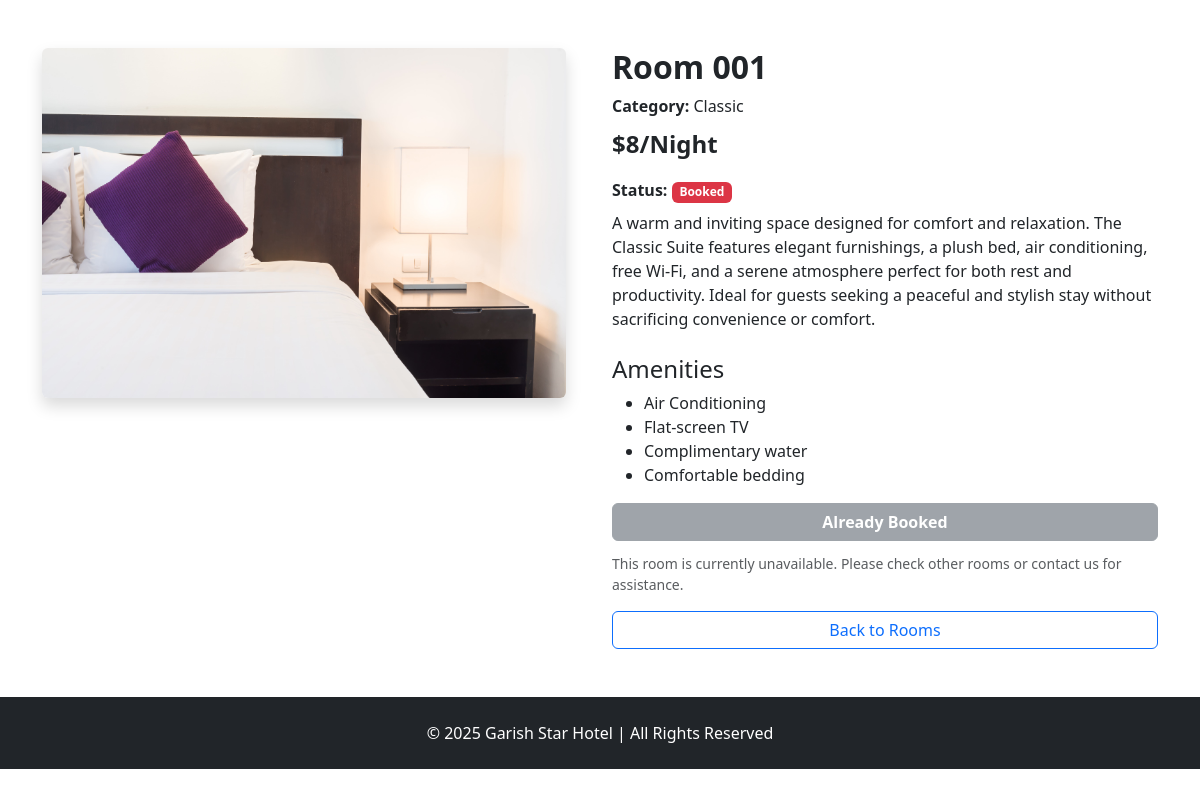
Screenshot of /room.php?id=1 with the database file from the repository.
### tables this page shows
CREATE TABLE IF NOT EXISTS `garish_rooms` (
  `id` int NOT NULL AUTO_INCREMENT,
  `name` varchar(20) NOT NULL,
  `category` varchar(50) NOT NULL,
  `price_per_night` int NOT NULL,
  `room_description` varchar(500) NOT NULL,
  `room_image` varchar(500) NOT NULL,
  `instock` tinyint(1) NOT NULL,
  PRIMARY KEY (`id`)
);

### room.php (the view, shortened to what this page needs)
<?php
require "config/garish-connect.php";
$id = $_GET["id"];
$sql = "SELECT * FROM garish_rooms WHERE id = ?";
$stmt = $pdo->prepare($sql);
$stmt->execute([$id]);
$room = $stmt->fetch(PDO::FETCH_ASSOC);
?>
<!DOCTYPE html>
<html lang="en">
<head>
    <link rel="stylesheet" href="assets/bootstrap/css/bootstrap.css">
    <link href="assets/css/style.css" rel="stylesheet">
</head>
<body>
<div class="container my-5">
    <div class="row">
        <div class="col-md-6 mb-4">
            <img src="assets/images/<?= $room['room_image'] ?>"
                 alt="<?= $room['name'] ?>"
                 class="img-fluid rounded shadow"
                 style="height:350px; object-fit:cover;">
        </div>
        <div class="col-md-6">
            <h2 class="fw-bold"><?= $room['name'] ?></h2>
            <p class="mb-2">
                <strong>Category:</strong> <?= $room['category'] ?>
            </p>
            <p class="text-gold fs-4 fw-bold">
                $<?= number_format($room['price_per_night']) ?>/Night
            </p>
            <p class="mb-2">
                <strong>Status:</strong>
                <?php if ($room['instock'] == 1): ?>
                    <span class="badge bg-success">Available</span>
                <?php else: ?>
                    <span class="badge bg-danger">Booked</span>
                <?php endif; ?>
            </p>
            <p><?= $room['room_description'] ?></p>
            <?php
                $category = strtolower($room['category']);
                $amenities = [];
                if (strpos($category, 'classic') !== false) {
                    $amenities = [
                        "Air Conditioning", "Flat-screen TV",
                        "Complimentary water", "Comfortable bedding"
                    ];
                }
            ?>
            <h4 class="mt-4">Amenities</h4>
            <ul>
            <?php foreach($amenities as $a): ?>
                <li><?= $a ?></li>
            <?php endforeach; ?>
            </ul>
            <?php if ($room['instock'] == 1): ?>
                <a href="booking.php?room=<?= $room['id'] ?>" class="btn btn-warning text-dark w-100 mb-2 fw-bold">
                Book Now
                </a>
            <?php else: ?>
                <button class="btn btn-secondary w-100 mb-2 fw-bold" disabled>
                    Already Booked
                </button>
                <p class="small text-muted mt-1">
                    This room is currently unavailable. Please check other rooms or contact us for assistance.
                </p>
            <?php endif; ?>
            <a href="rooms.php" class="btn btn-outline-primary w-100">
                Back to Rooms
            </a>
        </div>
    </div>
</div>
<footer class="text-center py-4 bg-dark text-white">
    &copy; <?= date('Y') ?> Garish Star Hotel | All Rights Reserved
</footer>
</body>
</html>

### rows the page displays
garish_rooms: room_image (picture), name "Room 001", category "Classic", price_per_night "8", room_description "A warm and inviting space designed for comfort and relaxation. The Classic Suite features elegant furnishings, a plush bed, air conditioning, free Wi-Fi, and a serene atmosphere perfect for both rest and productivity. Ideal for guests seeking a peaceful and stylish stay without sacrificing convenience or comfort."

### other values shown
$a "Air Conditioning"
$a "Flat-screen TV"
$a "Complimentary water"
$a "Comfortable bedding"
